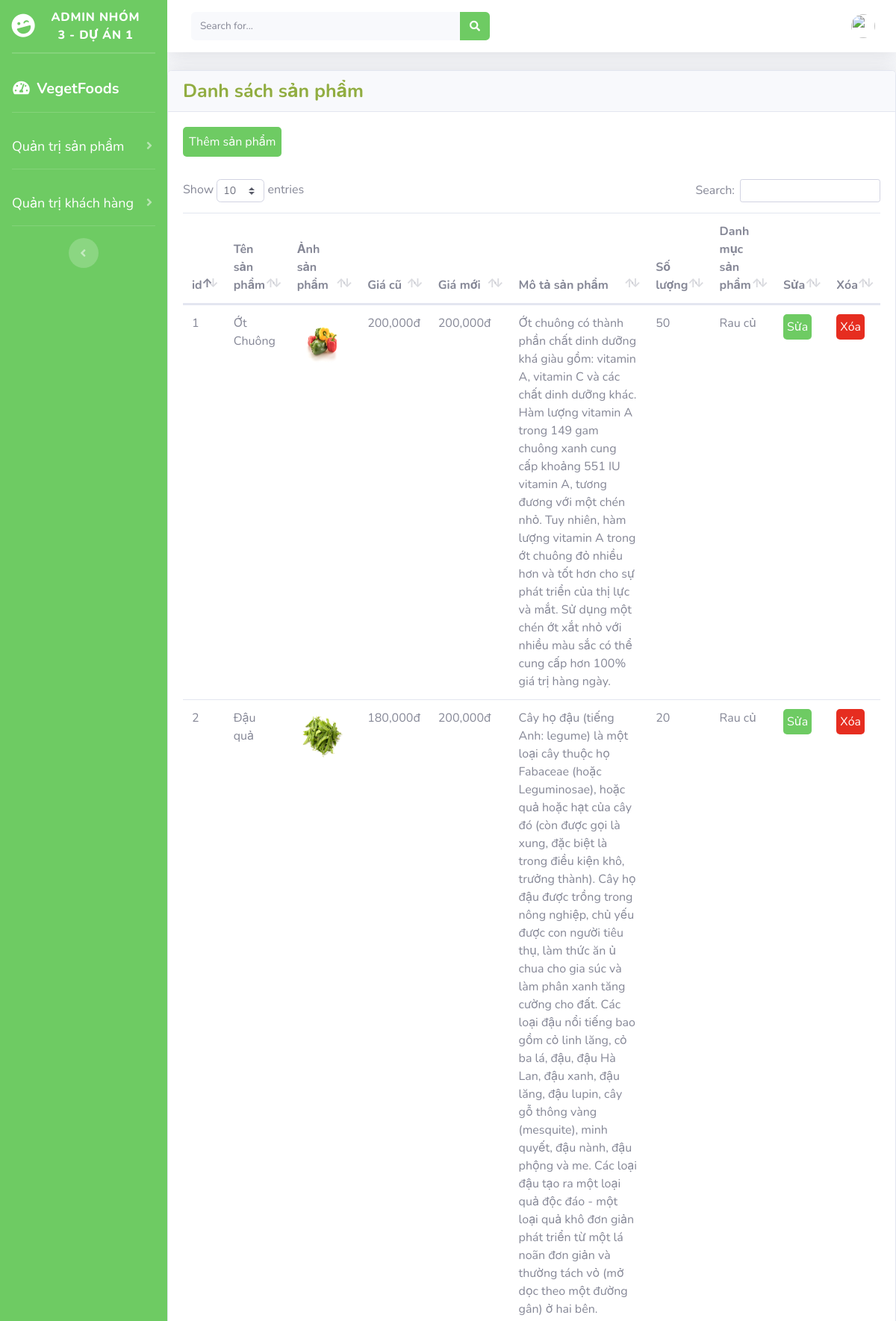
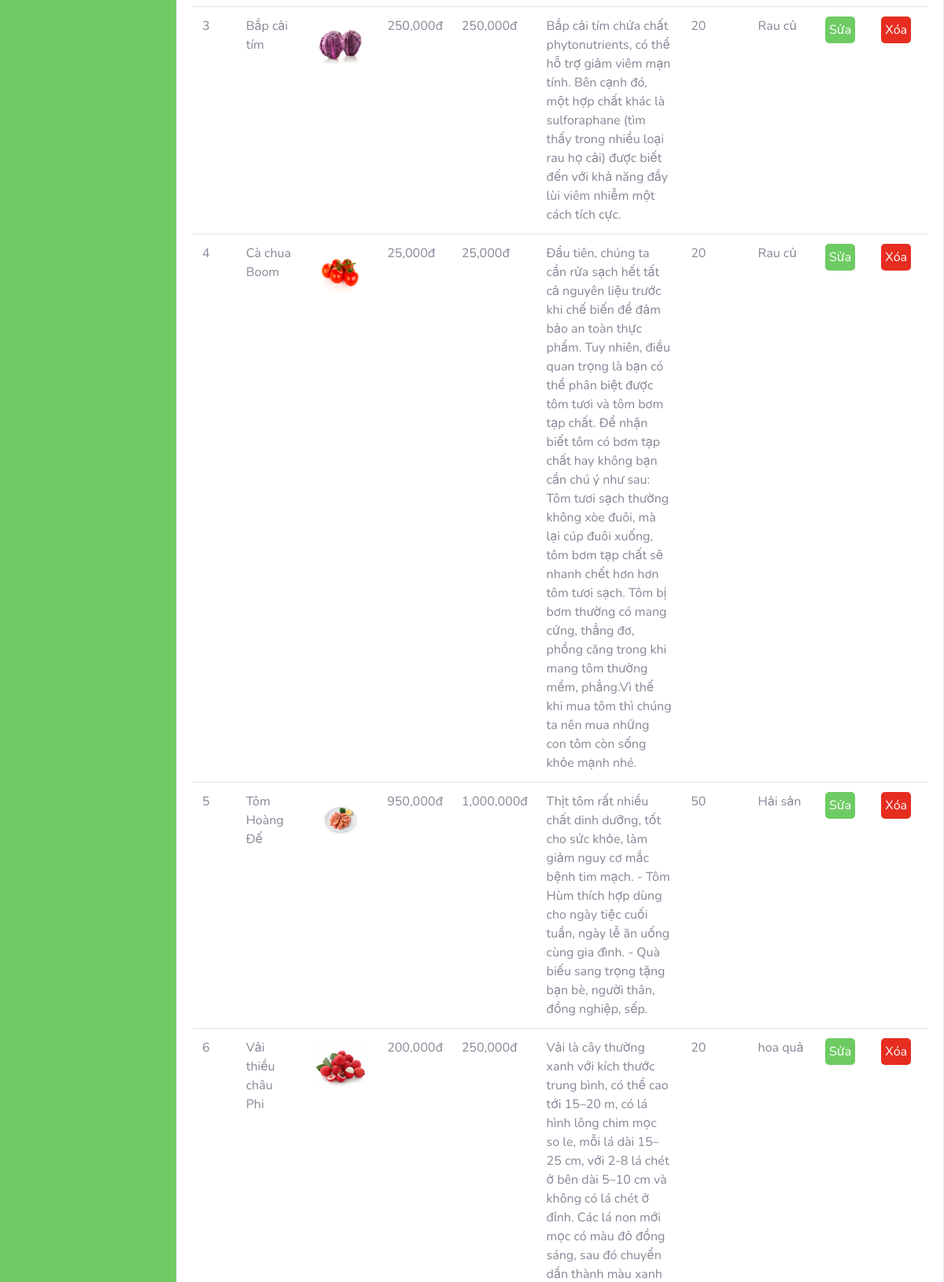
/admin/index.php?act=listsp (upper part), run on the app's committed database (2 pictures, top to bottom).
### tables this page shows
CREATE TABLE `sanpham` (
  `id_sp` int(11) NOT NULL,
  `name` varchar(50) NOT NULL,
  `img` text NOT NULL,
  `new_price` int(11) NOT NULL,
  `old_price` int(11) NOT NULL,
  `description` text NOT NULL,
  `quantity` int(11) NOT NULL,
  `id_dm` int(11) NOT NULL
);

CREATE TABLE `danhmuc` (
  `id_dm` int(11) NOT NULL,
  `name` varchar(50) NOT NULL
);

### admin/sanpham/lists.php (the view)
<div class="card shadow mb-4">
    <div class="card-header">
        <h6 class="m-0 " style="color: #91ad41;font-size: 25px;font-weight: bold;">Danh sách sản phẩm</h6>
    </div>
    <div class="card-body">
        <div class="table-responsive">
            <table class="table " id="dataTable" width="100%" cellspacing="0">
                <thead>
                    <tr>
                        <th>id</th>
                        <th>Tên sản phẩm</th>
                        <th>Ảnh sản phẩm</th>
                        <th>Giá cũ</th>
                        <th>Giá mới</th>
                        <th>Mô tả sản phẩm</th>
                        <th>Số lượng</th>
                        <th>Danh mục sản phẩm</th>
                        <th>Sửa</th>
                        <th>Xóa</th>
                    </tr>
                </thead>
                <tbody>
                    <?php
                    $kq = $conn->query("SELECT * FROM sanpham ORDER BY id_sp DESC");
                    $i = 1;
                    foreach ($kq as $key => $value) {
                    ?>
                        <tr>
                            <td><?php echo $i++ ?></td>
                            <td><?php echo $value['name'] ?></td>
                            <td> <img src="../img/<?php echo $value['img'] ?>" alt="" style="width: 70px;height: 70px;"></td>
                            <td><?php echo number_format($value['new_price'])  ?>đ</td>
                            <td><?php echo number_format($value['old_price'])  ?>đ</td>
                            <td><?php echo $value['description'] ?></td>
                            <td><?php echo $value['quantity'] ?></td>
                            <?php
                            $danhmuc = $value['id_dm'];
                            $kqdm = $conn->query("SELECT sanpham.*,danhmuc.*
                                                FROM sanpham INNER JOIN danhmuc
                                                ON sanpham.id_dm=danhmuc.id_dm
                                                WHERE sanpham.id_dm =$danhmuc AND danhmuc.id_dm =$danhmuc")->fetch();
                            ?>
                            <td><?php echo $kqdm['name']  ?></td>
                            <th><a href="index.php?act=suasp&suasp=<?php echo $value['id_sp'] ?>"> <button style="border-radius: 5px;border: none;padding:5px;background-color: #6ECB63;color:#fff;">Sửa</button> </a> </th>
                            <th><a href="index.php?act=xoasp&xoasp=<?php echo $value['id_sp'] ?>"> <button style="border-radius: 5px;border: none;padding:5px;background-color: #e62d20;color:#fff;" onclick="return confirm('Bạn có chắc chắn muốn xóa không !')">Xóa</button> </a> </th>
                        </tr>
                    <?php
                    }
                    ?>
                </tbody>
                <a href="index.php?act=addsp" style="text-decoration: none;"><button style="color:white;background-color: #6ECB63; border: none;padding: 8px;margin-bottom: 30px;border-radius: 5px;">Thêm sản phẩm</button></a>
            </table>
        </div>
    </div>
</div>

### data on the page
sanpham: name "Ớt Chuông", img (picture), new_price "200,000", old_price "200,000", description "Ớt chuông có thành phần chất dinh dưỡng khá giàu gồm: vitamin A, vitamin C và các chất dinh dưỡng khác. Hàm lượng vitamin A trong 149 gam chuông xanh cung cấp khoảng 551 IU vitamin A, tương đương với một chén nhỏ. Tuy nhiên, hàm lượng vitamin A trong ớt chuông đỏ nhiều hơn và tốt hơn cho sự phát triển của thị lực và mắt. Sử dụng một chén ớt xắt nhỏ với nhiều màu sắc có thể cung cấp hơn 100% giá trị hàng ngày.", quantity "50", id_dm.name "Rau củ"
sanpham: name "Đậu quả", img (picture), new_price "180,000", old_price "200,000", description "Cây họ đậu (tiếng Anh: legume) là một loại cây thuộc họ Fabaceae (hoặc Leguminosae), hoặc quả hoặc hạt của cây đó (còn được gọi là xung, đặc biệt là trong điều kiện khô, trưởng thành). Cây họ đậu được trồng trong nông nghiệp, chủ yếu được con người tiêu thụ, làm thức ăn ủ chua cho gia súc và làm phân xanh tăng cường cho đất. Các loại đậu nổi tiếng bao gồm cỏ linh lăng, cỏ ba lá, đậu, đậu Hà Lan, đậu xanh, đậu lăng, đậu lupin, cây gỗ thông vàng (mesquite), minh quyết, đậu nành, đậu phộng và me. Các loại đậu tạo ra một loại quả độc đáo - một loại quả khô đơn giản phát triển từ một lá noãn đơn giản và thường tách vỏ (mở dọc theo một đường gân) ở hai bên.", quantity "20", id_dm.name "Rau củ"
sanpham: name "Bắp cải tím", img (picture), new_price "250,000", old_price "250,000", description "Bắp cải tím chứa chất phytonutrients, có thể hỗ trợ giảm viêm mạn tính. Bên cạnh đó, một hợp chất khác là sulforaphane (tìm thấy trong nhiều loại rau họ cải) được biết đến với khả năng đầy lùi viêm nhiễm một cách tích cực.", quantity "20", id_dm.name "Rau củ"
sanpham: name "Cà chua Boom", img (picture), new_price "25,000", old_price "25,000", description "Đầu tiên, chúng ta cần rửa sạch hết tất cả nguyên liệu trước khi chế biến để đảm bảo an toàn thực phẩm. Tuy nhiên, điều quan trọng là bạn có thể phân biệt được tôm tươi và tôm bơm tạp chất. Để nhận biết tôm có bơm tạp chất hay không bạn cần chú ý như sau: Tôm tươi sạch thường không xòe đuôi, mà lại cúp đuôi xuống, tôm bơm tạp chất sẽ nhanh chết hơn hơn tôm tươi sạch. Tôm bị bơm thường có mang cứng, thẳng đơ, phồng căng trong khi mang tôm thường mềm, phẳng.Vì thế khi mua tôm thì chúng ta nên mua những con tôm còn sống khỏe mạnh nhé.", quantity "20", id_dm.name "Rau củ"
sanpham: name "Tôm Hoàng Đế", img (picture), new_price "950,000", old_price "1,000,000", description "Thịt tôm rất nhiều chất dinh dưỡng, tốt cho sức khỏe, làm giảm nguy cơ mắc bệnh tim mạch. - Tôm Hùm thích hợp dùng cho ngày tiệc cuối tuần, ngày lễ ăn uống cùng gia đình. - Quà biếu sang trọng tặng bạn bè, người thân, đồng nghiệp, sếp.", quantity "50", id_dm.name "Hải sản"
sanpham: name "Vải thiều châu Phi", img (picture), new_price "200,000", old_price "250,000", quantity "20", id_dm.name "hoa quả"
